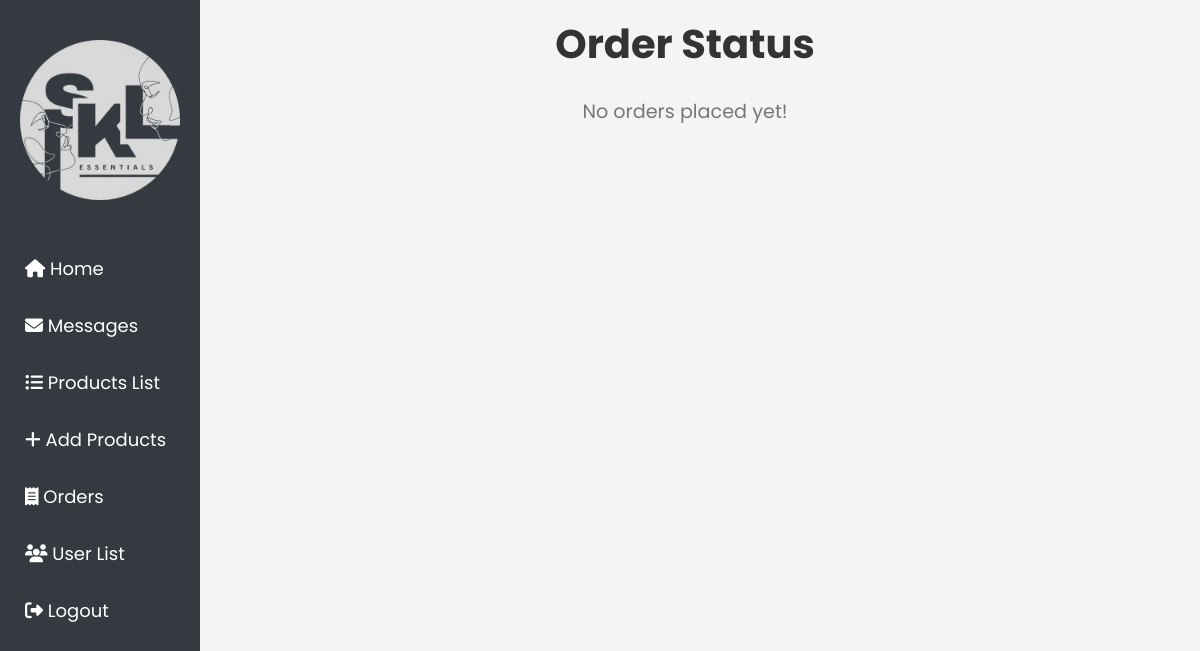
The app's page /update_orders.php, older data.
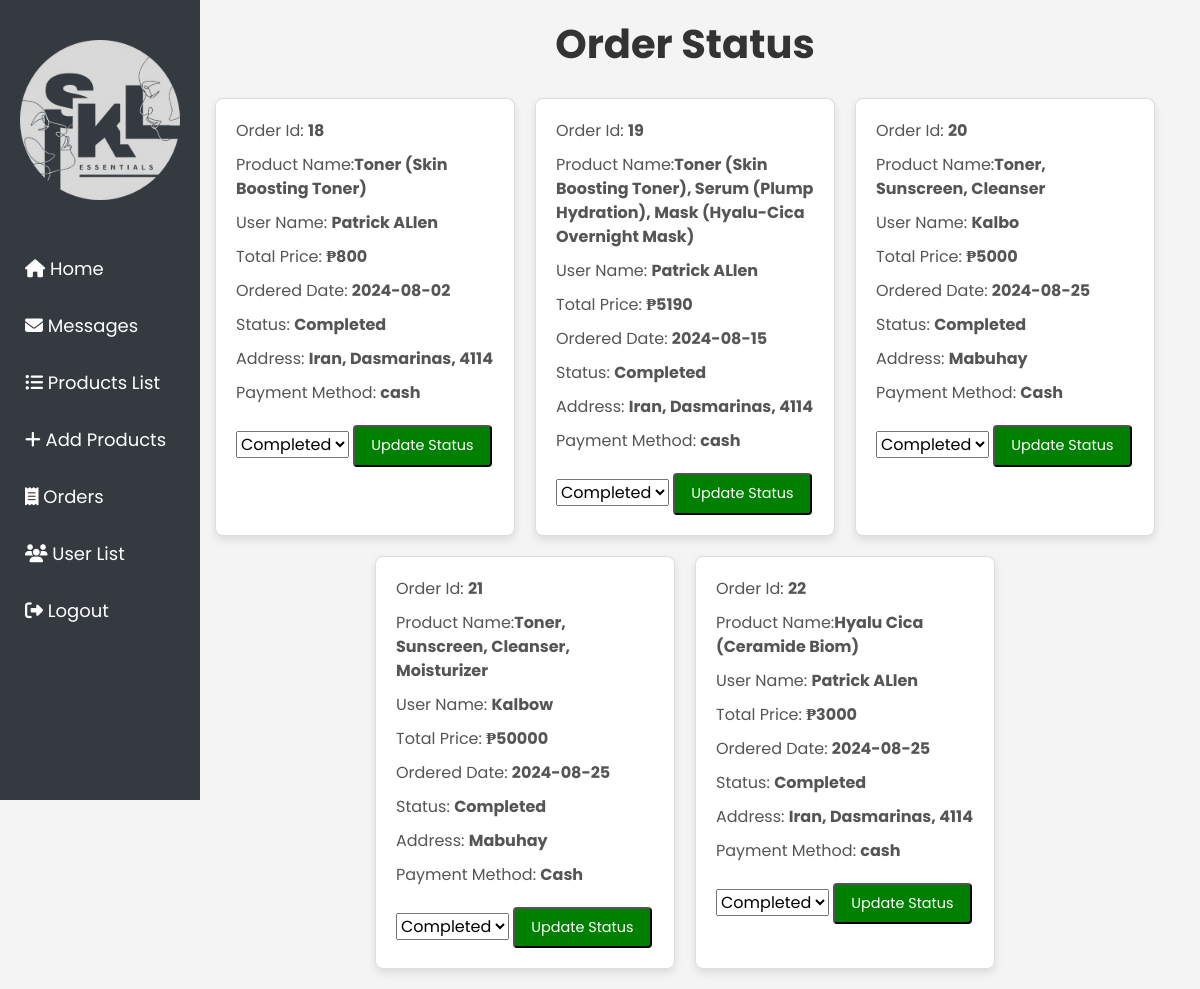
The same page, newer data.
### tables this page shows
CREATE TABLE `orders` (
  `id` int(100) NOT NULL,
  `user_id` int(100) NOT NULL,
  `name` varchar(20) NOT NULL,
  `number` varchar(11) NOT NULL,
  `email` varchar(50) NOT NULL,
  `method` varchar(50) NOT NULL,
  `address` varchar(500) NOT NULL,
  `product_names` varchar(1000) NOT NULL,
  `total_price` int(100) NOT NULL,
  `placed_on` date NOT NULL DEFAULT current_timestamp(),
  `payment_status` varchar(20) NOT NULL DEFAULT 'Pending'
);

### update_orders.php (the view, shortened to what this page needs)
<?php
include('db.php');
?>
<!DOCTYPE html>
<html lang="en">
<head>
   <link href="https://stackpath.bootstrapcdn.com/bootstrap/4.5.2/css/bootstrap.min.css" rel="stylesheet">
   <link rel="stylesheet" href="https://cdnjs.cloudflare.com/ajax/libs/font-awesome/6.1.1/css/all.min.css">
   <link rel="stylesheet" href="update_orders.css">
</head>
<body>
<div class="sidebar">
    <img src="images/inverted.png" alt="">
        <a href="admin_page.php"><i class="fas fa-home"></i><span> Home</span></a>
        <a href="user_message.php"><i class="fas fa-envelope"></i><span> Messages</span></a>
        <a href="product_list.php"><i class="fas fa-list-ul"></i><span> Products List</span></a>
        <a href="add_product.php"><i class="fas fa-plus"></i><span> Add Products</span></a>
        <a href="admin_orders.php"><i class="fas fa-receipt"></i><span> Orders</span></a>
        <a href="user_list.php"><i class="fas fa-users"></i><span> User List</span></a>
        <a href="admin_logout.php"><i class="fas fa-sign-out-alt"></i><span> Logout</span></a>
    </div>
<section class="orders">
<h1 class="heading">Order Status</h1>
<div class="box-container">
   <?php
   $select_orders = $conn->prepare("SELECT * FROM `orders`");
   $select_orders->execute();
   $result = $select_orders->get_result();
   if ($result->num_rows > 0) {
       while ($fetch_orders = $result->fetch_assoc()) {
   ?>
   <div class="box">
      <p>Order Id: <span><?= htmlspecialchars($fetch_orders['id']); ?></span></p>
      <p>Product Name:<span><?= htmlspecialchars($fetch_orders['product_names']); ?></span></p>
      <p>User Name: <span><?= htmlspecialchars($fetch_orders['name']); ?></span></p>
      <p>Total Price: <span>₱<?= htmlspecialchars($fetch_orders['total_price']); ?></span></p>
      <p>Ordered Date: <span><?= htmlspecialchars($fetch_orders['placed_on']); ?></span></p>
      <p>Status: <span><?= htmlspecialchars($fetch_orders['payment_status']); ?></span></p>
      <p>Address: <span><?= htmlspecialchars($fetch_orders['address']); ?></span></p>
      <p>Payment Method: <span><?= htmlspecialchars($fetch_orders['method']); ?></span></p>
      <form action="" method="post">
         <select name="status" required>
            <option value="Completed" <?= $fetch_orders['payment_status'] == 'Completed' ? 'selected' : ''; ?>>Completed</option>
         </select>
         <button type="submit" name="update_status" class="option-btn">Update Status</button>
      </form>
   </div>
   <?php
       }
   } else {
       echo '<p class="empty">No orders placed yet!</p>';
   }
   ?>
</div>
</section>
</body>
</html>

Row changes from the older to the newer data that the page shows:
added orders: id "18", product_names "Toner (Skin Boosting Toner)", name "Patrick ALlen", total_price "800", placed_on "2024-08-02", payment_status "Completed", address "Iran, Dasmarinas, 4114", method "cash", status "Completed"
added orders: id "19", product_names "Toner (Skin Boosting Toner), Serum (Plump Hydration), Mask (Hyalu-Cica Overnight Mask)", name "Patrick ALlen", total_price "5190", placed_on "2024-08-15", payment_status "Completed", address "Iran, Dasmarinas, 4114", method "cash", status "Completed"
added orders: id "20", product_names "Toner, Sunscreen, Cleanser", name "Kalbo", total_price "5000", placed_on "2024-08-25", payment_status "Completed", address "Mabuhay", method "Cash", status "Completed"
added orders: id "21", product_names "Toner, Sunscreen, Cleanser, Moisturizer", name "Kalbow", total_price "50000", placed_on "2024-08-25", payment_status "Completed", address "Mabuhay", method "Cash", status "Completed"
added orders: id "22", product_names "Hyalu Cica (Ceramide Biom)", name "Patrick ALlen", total_price "3000", placed_on "2024-08-25", payment_status "Completed", address "Iran, Dasmarinas, 4114", method "cash", status "Completed"
Text that changed along with them:
text no longer shown: "No orders placed yet!"
